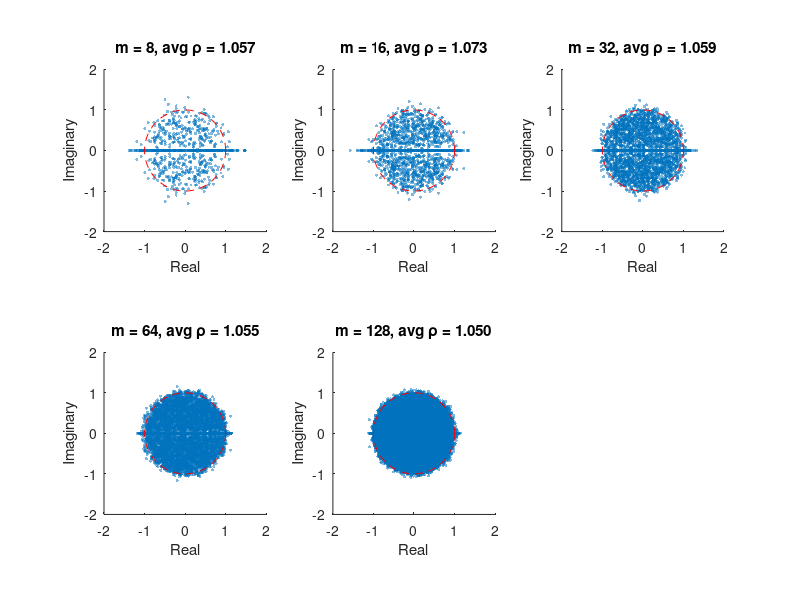

Reproduce this figure in MATLAB. (Note: this script raises an error after producing the figure.)
%% MATH 543 - Homework 4
% By Parham Khodadi
clear; clc; close all;

% Create the Figures directory if it does not exist
if ~exist('Figures', 'dir')
    mkdir('Figures');
end

%% Part A: Eigenvalues and Spectral Radius
m_vals = [8, 16, 32, 64, 128];
num_matrices = 100;
figure('Position', [100, 100, 1000, 600]);

for i = 1:length(m_vals)
    m = m_vals(i);
    
    % 1. Preallocate a column vector of the exact required size
    all_eigenvalues = zeros(m * num_matrices, 1); 
    avg_rho = 0;
    
    for k = 1:num_matrices
        A = randn(m,m)/sqrt(m);
        eigs_A = eig(A);
        
        % 2. Calculate the start and end indices for the current batch
        start_idx = (k - 1) * m + 1;
        end_idx = k * m;
        
        % 3. Insert the eigenvalues into the preallocated array
        all_eigenvalues(start_idx:end_idx) = eigs_A; 
        
        avg_rho = avg_rho + max(abs(eigs_A)); % Compute spectral radius
    end
    avg_rho = avg_rho / num_matrices;
    
    % Plot eigenvalues in the complex plane
    subplot(2, 3, i);
    scatter(real(all_eigenvalues), imag(all_eigenvalues), 5, 'filled', 'MarkerFaceAlpha', 0.5);
    title(sprintf('m = %d, avg \\rho = %.3f', m, avg_rho));
    axis equal;
    xlim([-2 2]); ylim([-2 2]);
    xlabel('Real'); ylabel('Imaginary');
    
    % Draw unit circle for reference
    hold on;
    theta = linspace(0, 2*pi, 100);
    plot(cos(theta), sin(theta), 'r--');
    hold off;
end
sgtitle('Part A: Superimposed Eigenvalues of 100 Random Matrices');

% Save Figure for Part A
exportgraphics(gcf, 'Figures\PartA_Eigenvalues.eps', 'ContentType', 'vector');


%% Part B: Norms vs Spectral Radius
m_vals_large = 2.^(3:9); % Test m values from 8 up to 512
trials = 50; 
avg_norms = zeros(size(m_vals_large));
avg_rhos = zeros(size(m_vals_large));

for i = 1:length(m_vals_large)
    m = m_vals_large(i);
    temp_norm = 0;
    temp_rho = 0;
    for k = 1:trials
        A = randn(m,m)/sqrt(m);
        temp_norm = temp_norm + norm(A, 2);
        temp_rho = temp_rho + max(abs(eig(A)));
    end
    avg_norms(i) = temp_norm / trials;
    avg_rhos(i) = temp_rho / trials;
end

figure;
plot(m_vals_large, avg_norms, '-o', 'LineWidth', 1.5, 'DisplayName', '2-Norm ||A||_2');
hold on;
plot(m_vals_large, avg_rhos, '-s', 'LineWidth', 1.5, 'DisplayName', 'Spectral Radius \rho(A)');
yline(2, 'b--', 'Expected ||A||_2 limit \approx 2', 'HandleVisibility', 'off');
yline(1, 'r--', 'Expected \rho(A) limit \approx 1', 'HandleVisibility', 'off');
xlabel('Matrix Size m');
ylabel('Value');
title('Part B: Behavior of 2-Norm and Spectral Radius as m \rightarrow \infty');
legend('Location', 'best');
grid on;

% Save Figure for Part B
exportgraphics(gcf, 'Figures\PartB_Norm_Rho.eps', 'ContentType', 'vector');


%% Part C: Condition Numbers and Smallest Singular Value (\sigma_min)
m_vals_C = [8, 16, 32, 64];
num_samples = 2000; % Large sample size for distinct tail probabilities
k_vals = 1:10;
thresholds = 2.^(-k_vals); 

figure;
hold on;
for i = 1:length(m_vals_C)
    m = m_vals_C(i);
    sigma_min_vals = zeros(num_samples, 1);
    
    for j = 1:num_samples
        A = randn(m,m)/sqrt(m);
        s = svd(A); % Returns singular values in descending order
        sigma_min_vals(j) = s(end); % Extract smallest singular value
    end
    
    proportions = zeros(length(thresholds), 1);
    for t = 1:length(thresholds)
        proportions(t) = sum(sigma_min_vals < thresholds(t)) / num_samples;
    end
    
    plot(k_vals, proportions, '-o', 'LineWidth', 1.5, 'DisplayName', sprintf('m = %d', m));
end

set(gca, 'YScale', 'log'); % Log scale to see the tail behavior clearly
xlabel('k (where threshold is 2^{-k})');
ylabel('Proportion of matrices with \sigma_{min} < 2^{-k}');
title('Part C: Tail Distribution of Smallest Singular Value \sigma_{min}');
legend('Location', 'southwest');
grid on;

% Save Figure for Part C
exportgraphics(gcf, 'Figures\PartC_SigmaMin.eps', 'ContentType', 'vector');
